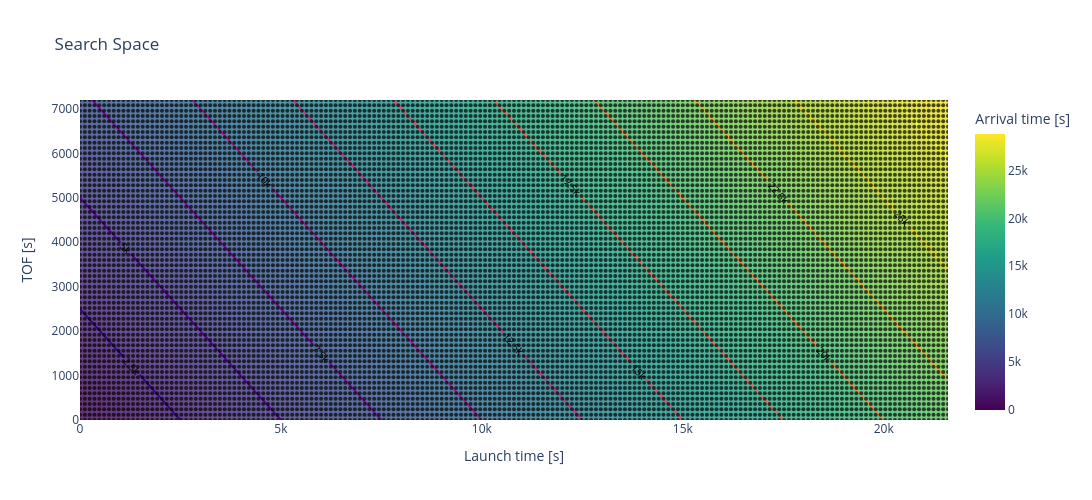

The notebook cell this image was saved under:
### Code cell
fig = go.Figure()

# plotly expects [y_dim, x_dim] so z.T
fig.add_trace(go.Heatmap(
    x=t_arr_launch,
    y=t_arr_tofs,
    z=intercept_grid.T,
    colorscale="Viridis",
    colorbar=dict(title="Arrival time [s]"),
    opacity=0.8,
))

fig.add_trace(go.Contour(
    x=t_arr_launch,
    y=t_arr_tofs,
    z=intercept_grid.T,
    showscale=False,
    line=dict(width=2, color="black"),
    contours=dict(
        coloring="lines",
        showlabels=True,
        start=0,
        end=np.max(intercept_grid),
        size=2500,
        labelfont=dict(size=10, color="black")
    )
))

fig.add_trace(go.Scatter(
    x=launch_grid.ravel(),
    y=offset_grid.ravel(),
    mode="markers",
    marker=dict(
        size=4,
        color="black",
        opacity=0.7
    ),
    name="Grid points"
))

fig.update_layout(
    xaxis_title="Launch time [s]",
    yaxis_title="TOF [s]",
    title="Search Space",
    width=2000,
    height=500
)

fig.update_xaxes(
    range=[np.min(t_arr_launch), np.max(t_arr_launch)],
    constrain="domain"
)

fig.update_yaxes(
    range=[np.min(t_arr_tofs), np.max(t_arr_tofs)],
    constrain="domain"
)

fig.show()

### Figure 1 — Plotly figure (JSON) as saved in the notebook; plotly's stock layout.template omitted (floating-point values rounded to 4 significant figures; data arrays with more than 128 entries replaced by an {"elided": "..."} marker saying what was removed)
{"data": [{"colorbar": {"title": {"text": "Arrival time [s]"}}, "colorscale": [[0, "#440154"], [0.1111, "#482878"], [0.2222, "#3e4989"], [0.3333, "#31688e"], [0.4444, "#26828e"], [0.5556, "#1f9e89"], [0.6667, "#35b779"], [0.7778, "#6ece58"], [0.8889, "#b5de2b"], [1, "#fde725"]], "opacity": 0.8, "type": "heatmap", "x": {"elided": "181 int values"}, "y": [0, 120, 240, 360, 480, 600, 720, 840, 960, 1080, 1200, 1320, 1440, 1560, 1680, 1800, 1920, 2040, 2160, 2280, 2400, 2520, 2640, 2760, 2880, 3000, 3120, 3240, 3360, 3480, 3600, 3720, 3840, 3960, 4080, 4200, 4320, 4440, 4560, 4680, 4800, 4920, 5040, 5160, 5280, 5400, 5520, 5640, 5760, 5880, 6000, 6120, 6240, 6360, 6480, 6600, 6720, 6840, 6960, 7080, 7200], "z": {"elided": "61x181 int values"}}, {"contours": {"coloring": "lines", "end": 28800, "labelfont": {"color": "black", "size": 10}, "showlabels": true, "size": 2500, "start": 0}, "line": {"color": "black", "width": 2}, "showscale": false, "type": "contour", "x": {"elided": "181 int values"}, "y": [0, 120, 240, 360, 480, 600, 720, 840, 960, 1080, 1200, 1320, 1440, 1560, 1680, 1800, 1920, 2040, 2160, 2280, 2400, 2520, 2640, 2760, 2880, 3000, 3120, 3240, 3360, 3480, 3600, 3720, 3840, 3960, 4080, 4200, 4320, 4440, 4560, 4680, 4800, 4920, 5040, 5160, 5280, 5400, 5520, 5640, 5760, 5880, 6000, 6120, 6240, 6360, 6480, 6600, 6720, 6840, 6960, 7080, 7200], "z": {"elided": "61x181 int values"}}, {"marker": {"color": "black", "opacity": 0.7, "size": 4}, "mode": "markers", "name": "Grid points", "type": "scatter", "x": {"elided": "11041 int values"}, "y": {"elided": "11041 int values"}}], "layout": {"height": 500, "title": {"text": "Search Space"}, "width": 2000, "xaxis": {"constrain": "domain", "range": [0, 21600], "title": {"text": "Launch time [s]"}}, "yaxis": {"constrain": "domain", "range": [0, 7200], "title": {"text": "TOF [s]"}}}}
